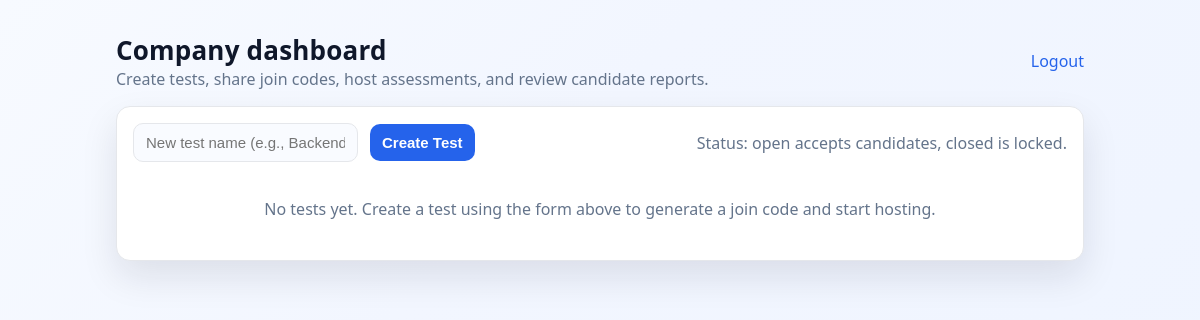
The page /company/dashboard (signed in) on the database as committed earlier.
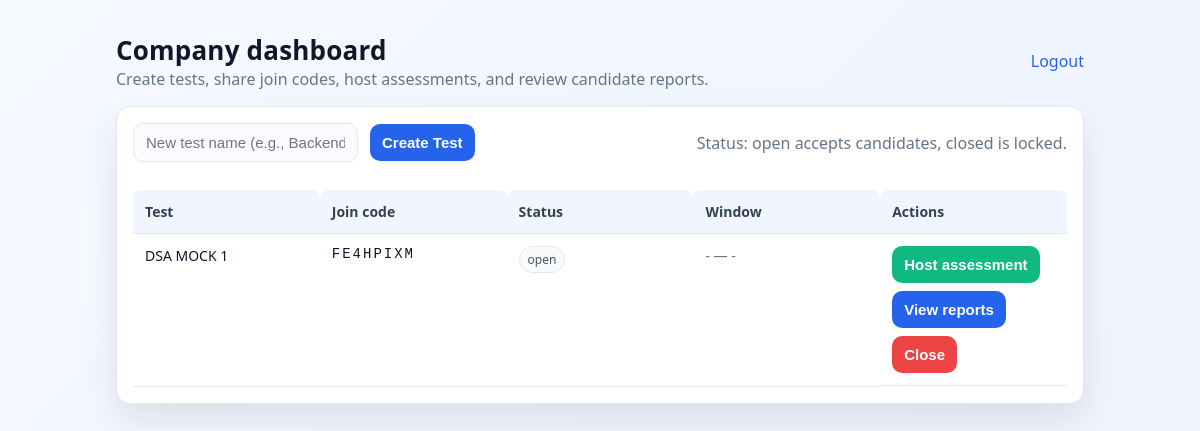
The same page on the database as committed later.
### app.py (models this page shows)
class Test(db.Model):
    id = db.Column(db.Integer, primary_key=True)
    company_id = db.Column(db.Integer, db.ForeignKey('company.id'), nullable=False)
    name = db.Column(db.String(200), nullable=False)
    join_code = db.Column(db.String(16), unique=True, nullable=False)
    start_at = db.Column(db.DateTime, nullable=True)
    end_at = db.Column(db.DateTime, nullable=True)
    status = db.Column(db.String(20), default='open')  # draft, open, closed
    company = db.relationship('Company', backref='tests')

### app.py (the view)
@app.route('/company/dashboard', methods=['GET'])
@login_required
def company_dashboard():
    if current_user.role != 'company':
        return "Unauthorized", 403
    tests = Test.query.filter_by(company_id=current_user.company_id, status='open').all()
    return render_template('company_dashboard.html', tests=tests)

### app.py (called while the page is built)
@login_manager.user_loader
def load_user(user_id):
    return User.query.get(int(user_id))  # Flask-Login user loader

### templates/company_dashboard.html (shortened to what this page needs)
<!doctype html>
<html>
<head>
</head>
<body>
  <div class="wrap">
    <div class="header">
      <div>
        <h1 class="title">Company dashboard</h1>
        <div class="muted">Create tests, share join codes, host assessments, and review candidate reports.</div>
      </div>
      <div class="nav">
        <a href="{{ url_for('logout') }}">Logout</a>
      </div>
    </div>
    <div class="card">
      <div class="topbar">
        <form class="row" method="POST" action="{{ url_for('create_test') }}">
          <input type="text" name="name" placeholder="New test name (e.g., Backend Interview - Oct Batch)" required />
          <button class="primary" type="submit">Create Test</button>
        </form>
        <div class="muted">Status: open accepts candidates, closed is locked.</div>
      </div>
      {% if tests and tests|length > 0 %}
      <div class="table-wrap">
        <table>
          <thead>
            <tr>
              <th>Test</th>
              <th>Join code</th>
              <th>Status</th>
              <th>Window</th>
              <th>Actions</th>
            </tr>
          </thead>
          <tbody>
            {% for t in tests %}
            <tr>
              <td>{{ t.name }}</td>
              <td class="code">{{ t.join_code }}</td>
              <td><span class="badge">{{ t.status }}</span></td>
              <td class="muted">
                {% if t.start_at %}{{ t.start_at.strftime('%Y-%m-%d %H:%M') }}{% else %}-{% endif %} —
                {% if t.end_at %}{{ t.end_at.strftime('%Y-%m-%d %H:%M') }}{% else %}-{% endif %}
              </td>
              <td class="actions">
                <a class="btnlike" href="{{ url_for('assessment', test_id=t.id) }}"><button type="button" class="secondary">Host assessment</button></a>
                <a class="btnlike" href="{{ url_for('company_test_reports', test_id=t.id) }}"><button type="button" class="primary">View reports</button></a>
                <form class="inline" method="POST" action="{{ url_for('close_test', test_id=t.id) }}" onsubmit="return confirm('Close this test? Candidates will no longer be able to join.');">
                  <button type="submit" class="danger" {% if t.status == 'closed' %}disabled{% endif %}>Close</button>
                </form>
              </td>
            </tr>
            {% endfor %}
          </tbody>
        </table>
      </div>
      {% else %}
        <div class="empty">No tests yet. Create a test using the form above to generate a join code and start hosting.</div>
      {% endif %}
    </div>
  </div>
</body>
</html>

### templates/company_dashboard.html (style rules this page uses)
:root { color-scheme: light; --bg:#f7f9fc; --ink:#0f172a; --muted:#64748b; --card:#ffffff; --border:#e5e7eb; --primary:#2563eb; --primary-600:#1e40af; --secondary:#10b981; --secondary-600:#059669; --danger:#ef4444; --danger-600:#dc2626; --link:#2563eb; --radius:14px; --shadow:0 16px 36px rgba(15,23,42,.10) }
* { box-sizing:border-box }
html,body { margin:0;padding:0 }
body { font-family: ui-sans-serif, system-ui, -apple-system, "Segoe UI", Roboto, "Helvetica Neue", Arial; background: linear-gradient(135deg,#f7faff,#f2f6ff 35%,#eef4ff); color: var(--ink); min-height: 100vh; }
.wrap { max-width: 1000px; margin: 32px auto; padding: 0 16px; }
.header { display:flex; align-items:center; justify-content:space-between; margin-bottom:16px; gap:12px; flex-wrap: wrap; }
.title { font-size:26px; margin:0; font-weight:800; letter-spacing:.2px }
.muted { color:var(--muted); }
.nav a { color:var(--link); text-decoration:none; }
.card { background:var(--card); border:1px solid var(--border); border-radius:14px; padding:16px; box-shadow:var(--shadow); }
.topbar { display:flex; align-items:center; gap:12px; margin-bottom:12px; flex-wrap: wrap; }
.row { display:flex; gap:12px; align-items:center; flex-wrap: wrap; }
input, button { padding:10px 12px; border-radius:10px; border:1px solid var(--border); background:#f9fbff; color:var(--ink); font-size:15px; outline:none; transition: box-shadow .15s ease, border-color .15s ease, background .15s; }
input { min-width: 220px; max-width: 100%; }
button.primary { background:var(--primary); color:#fff; border:0; cursor:pointer; font-weight:700; }
button.secondary { background:var(--secondary); color:#fff; border:0; cursor:pointer; font-weight:700; }
button.danger { background:var(--danger); color:#fff; border:0; cursor:pointer; font-weight:700; }
a.btnlike { text-decoration:none; }
a.btnlike > button { width:100%; }
form.inline { display:inline; margin:0; }
.table-wrap { width:100%; overflow-x:auto; }
table { width:100%; border-collapse: collapse; margin-top:16px; table-layout: fixed; }
th, td { padding:12px; border-bottom:1px solid var(--border); text-align:left; font-size:14px; vertical-align: top; overflow-wrap:anywhere; word-break:break-word; }
thead th { color:#334155; background:#f1f5ff; border-top-left-radius:8px; border-top-right-radius:8px; }
th { color:var(--muted); font-weight:700; }
.code { font-family: ui-monospace, SFMono-Regular, Menlo, Monaco, Consolas, "Liberation Mono", monospace; letter-spacing:2px; }
.badge { display:inline-block; padding:4px 8px; border-radius:999px; font-size:12px; border:1px solid var(--border); color:#475569; background:#f8fafc; white-space:nowrap; }
.actions { display:flex; gap:8px; flex-wrap: wrap; }

Rows that differ between the two databases and show on the page:
added Test: name "DSA MOCK 1", join_code "FE4HPIXM", status "open"
Other text that changed with them:
text no longer shown: "No tests yet. Create a test using the form above to generate a join code and start hosting."
text now shown: "Test Join code Status Window Actions"
